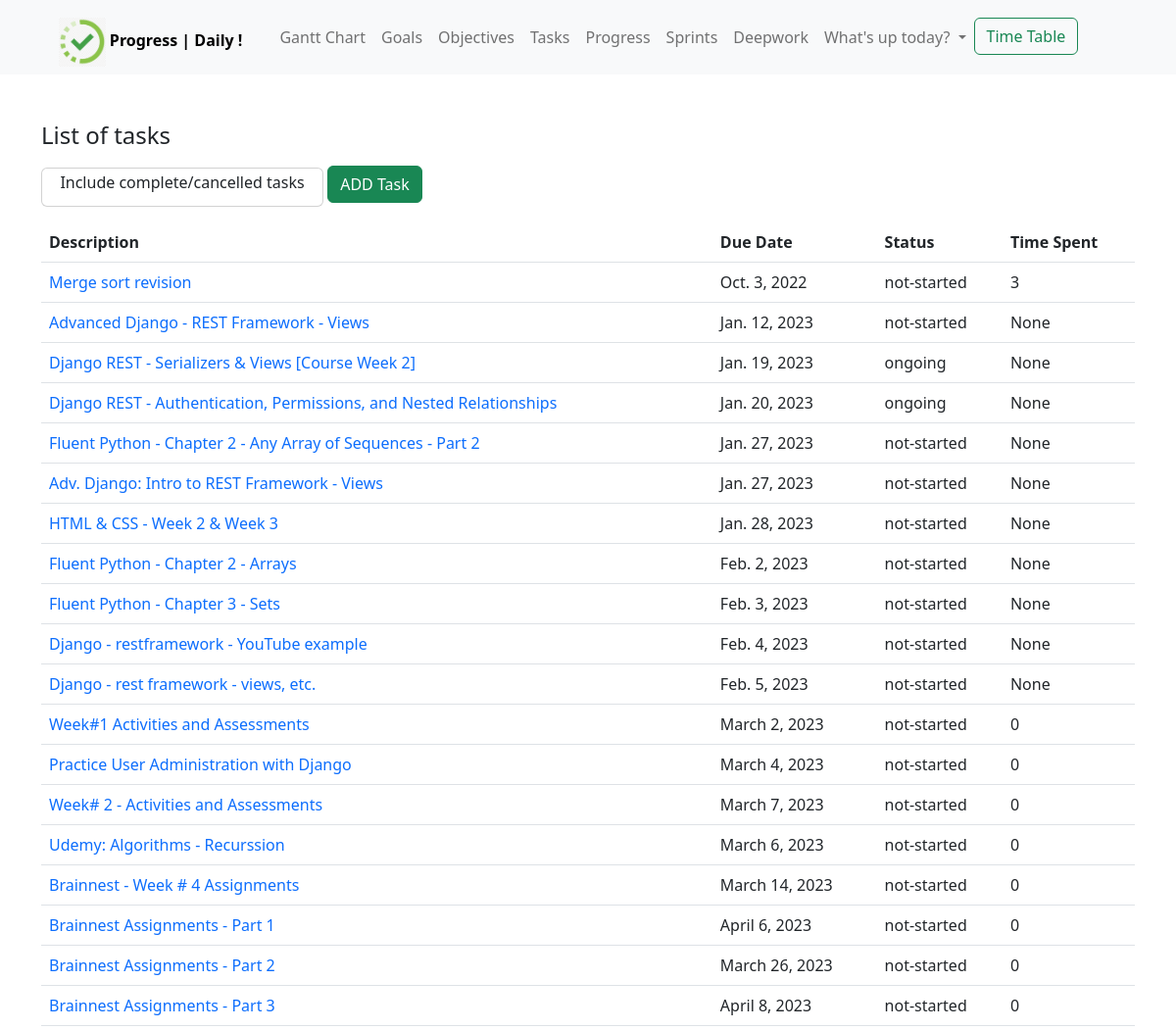
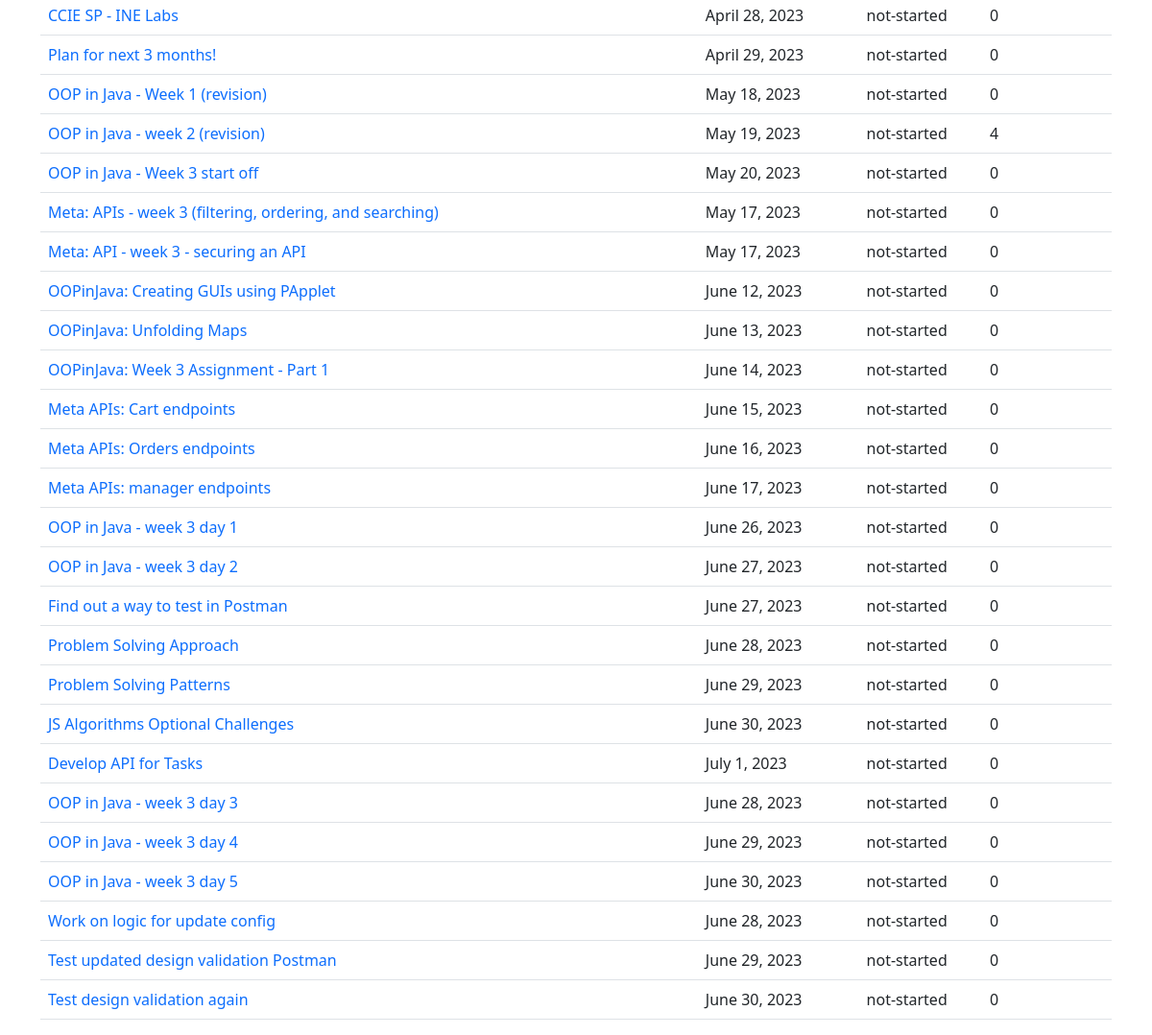
/tasks/, run on the app's committed database (2 pictures, top to bottom).
### track/models.py (models this page shows, shortened)
class Task(models.Model):
    choices = [
        ('not-started', 'not-started'),
        ('ongoing', 'ongoing'),
        ('completed', 'completed')
    ]
    title = models.CharField(max_length=100)
    due_date = models.DateTimeField(
        null=True, blank=True, default=timezone.now)
    effort_hours = models.PositiveIntegerField(default=2)
    status = models.CharField(
        max_length=50, default='not-started', choices=choices)
    date_completed = models.DateTimeField(
        null=True, blank=True, default=timezone.now)
    start_time = models.TimeField(default=timezone.now, null=True, blank=True)
    end_time = models.TimeField(default=timezone.now, null=True, blank=True)
    time_spent = models.PositiveIntegerField(null=True, blank=True, default=0)
    object_id = models.PositiveIntegerField()
    content_type = models.ForeignKey(ContentType, on_delete=models.CASCADE)
    content_object = GenericForeignKey("content_type", "object_id")
    comment = models.CharField(
        max_length=250, null=True, blank=True, default="")
    sprint = models.ForeignKey(sprint_models.Sprint, on_delete=models.CASCADE,
                               null=True, blank=True, related_name='sprint_tasks')

### track/views.py (the view)
# urls.py: path('tasks/', views.TaskListView.as_view(), name='tasks'), # don't include completed/cancelled
class TaskListView(ListView):
    model = models.Task
    context_object_name = 'tasks'
    template_name = 'track/task_list.html'
    def get_context_data(self, **kwargs):
        context = super().get_context_data(**kwargs)
        context['tasks'] = models.Task.objects.exclude(status__contains='complete').exclude(status__contains='cancel')
        context['include_completed'] = True
        return context
    ordering = ['-status']

### templates/track/task_list.html (shortened to what this page needs)
{% extends 'base.html' %}
{% block content %}
  <div class="container">
    <h4 class="mt-5 mb-3">List of tasks</h4>
    {% if include_completed %}
      <div class="card" style="width: 18rem; padding-top:2px; height: 2.5rem; text-align: center; display:inline-block;">
        <a class="card-body no-decoration" href="{% url 'all_tasks' %}">
        Include complete/cancelled tasks</a>
        </div>
      <div style="display:inline-block;">
        <a class="btn btn-success" href="{% url 'add_task' %}">ADD Task</a>
      </div>
    {% endif %}
    <table class="table mt-3">
      <th>Description</th>
      <th>Due Date</th>
      <th>Status</th>
      <th>Time Spent</th>
      {% for task in tasks %}
        <tr>
          {% if task.status == 'complete' or task.status == 'cancelled' %}
            <td style="color: gray;">{{ task.title }}</td>
            <td style="color: gray;">{{ task.due_date|date }}</td>
            <td style="color: gray;">{{ task.status }}</td>
            <td style="color: gray;">{{ task.time_spent }}</td>
          {% else %}
            <td><a class="no-decoration" href="{% url 'task_detail' task.id %}">{{ task.title }}</a></td>
            <td>{{ task.due_date|date }}</td>
            <td>{{ task.status }}</td>
            <td>{{ task.time_spent }}</td>
          {% endif %}
        </tr>
      {% endfor %}
    </table>
  </div>
{% endblock %}

### data on the page
Task: title "Merge sort revision", due_date "Oct. 3, 2022", status "not-started", time_spent "3"
Task: title "Advanced Django - REST Framework - Views", due_date "Jan. 12, 2023", status "not-started", time_spent "None"
Task: title "Django REST - Serializers & Views [Course Week 2]", due_date "Jan. 19, 2023", status "ongoing", time_spent "None"
Task: title "Django REST - Authentication, Permissions, and Nested Relationships", due_date "Jan. 20, 2023", status "ongoing", time_spent "None"
Task: title "Fluent Python - Chapter 2 - Any Array of Sequences - Part 2", due_date "Jan. 27, 2023", status "not-started", time_spent "None"
Task: title "Adv. Django: Intro to REST Framework - Views", due_date "Jan. 27, 2023", status "not-started", time_spent "None"
Task: title "HTML & CSS - Week 2 & Week 3", due_date "Jan. 28, 2023", status "not-started", time_spent "None"
Task: title "Fluent Python - Chapter 2 - Arrays", due_date "Feb. 2, 2023", status "not-started", time_spent "None"
Task: title "Fluent Python - Chapter 3 - Sets", due_date "Feb. 3, 2023", status "not-started", time_spent "None"
Task: title "Django - restframework - YouTube example", due_date "Feb. 4, 2023", status "not-started", time_spent "None"
Task: title "Django - rest framework - views, etc.", due_date "Feb. 5, 2023", status "not-started", time_spent "None"
Task: title "Week#1 Activities and Assessments", due_date "March 2, 2023", status "not-started", time_spent "0"
Task: title "Practice User Administration with Django", due_date "March 4, 2023", status "not-started", time_spent "0"
Task: title "Week# 2 - Activities and Assessments", due_date "March 7, 2023", status "not-started", time_spent "0"
Task: title "Udemy: Algorithms - Recurssion", due_date "March 6, 2023", status "not-started", time_spent "0"
Task: title "Brainnest - Week # 4 Assignments", due_date "March 14, 2023", status "not-started", time_spent "0"
Task: title "Brainnest Assignments - Part 1", due_date "April 6, 2023", status "not-started", time_spent "0"
Task: title "Brainnest Assignments - Part 2", due_date "March 26, 2023", status "not-started", time_spent "0"
Task: title "Brainnest Assignments - Part 3", due_date "April 8, 2023", status "not-started", time_spent "0"
Task: title "CCIE SP - INE Labs", due_date "April 28, 2023", status "not-started", time_spent "0"
Task: title "Plan for next 3 months!", due_date "April 29, 2023", status "not-started", time_spent "0"
Task: title "OOP in Java - Week 1 (revision)", due_date "May 18, 2023", status "not-started", time_spent "0"
Task: title "OOP in Java - week 2 (revision)", due_date "May 19, 2023", status "not-started", time_spent "4"
Task: title "OOP in Java - Week 3 start off", due_date "May 20, 2023", status "not-started", time_spent "0"
Task: title "Meta: APIs - week 3 (filtering, ordering, and searching)", due_date "May 17, 2023", status "not-started", time_spent "0"
Task: title "Meta: API - week 3 - securing an API", due_date "May 17, 2023", status "not-started", time_spent "0"
Task: title "OOPinJava: Creating GUIs using PApplet", due_date "June 12, 2023", status "not-started", time_spent "0"
Task: title "OOPinJava: Unfolding Maps", due_date "June 13, 2023", status "not-started", time_spent "0"
Task: title "OOPinJava: Week 3 Assignment - Part 1", due_date "June 14, 2023", status "not-started", time_spent "0"
Task: title "Meta APIs: Cart endpoints", due_date "June 15, 2023", status "not-started", time_spent "0"
Task: title "Meta APIs: Orders endpoints", due_date "June 16, 2023", status "not-started", time_spent "0"
Task: title "Meta APIs: manager endpoints", due_date "June 17, 2023", status "not-started", time_spent "0"
Task: title "OOP in Java - week 3 day 1", due_date "June 26, 2023", status "not-started", time_spent "0"
Task: title "OOP in Java - week 3 day 2", due_date "June 27, 2023", status "not-started", time_spent "0"
Task: title "Find out a way to test in Postman", due_date "June 27, 2023", status "not-started", time_spent "0"
Task: title "Problem Solving Approach", due_date "June 28, 2023", status "not-started", time_spent "0"
Task: title "Problem Solving Patterns", due_date "June 29, 2023", status "not-started", time_spent "0"
Task: title "JS Algorithms Optional Challenges", due_date "June 30, 2023", status "not-started", time_spent "0"
Task: title "Develop API for Tasks", due_date "July 1, 2023", status "not-started", time_spent "0"
Task: title "OOP in Java - week 3 day 3", due_date "June 28, 2023", status "not-started", time_spent "0"
Task: title "OOP in Java - week 3 day 4", due_date "June 29, 2023", status "not-started", time_spent "0"
Task: title "OOP in Java - week 3 day 5", due_date "June 30, 2023", status "not-started", time_spent "0"
Task: title "Work on logic for update config", due_date "June 28, 2023", status "not-started", time_spent "0"
Task: title "Test updated design validation Postman", due_date "June 29, 2023", status "not-started", time_spent "0"
Task: title "Test design validation again", due_date "June 30, 2023", status "not-started", time_spent "0"
